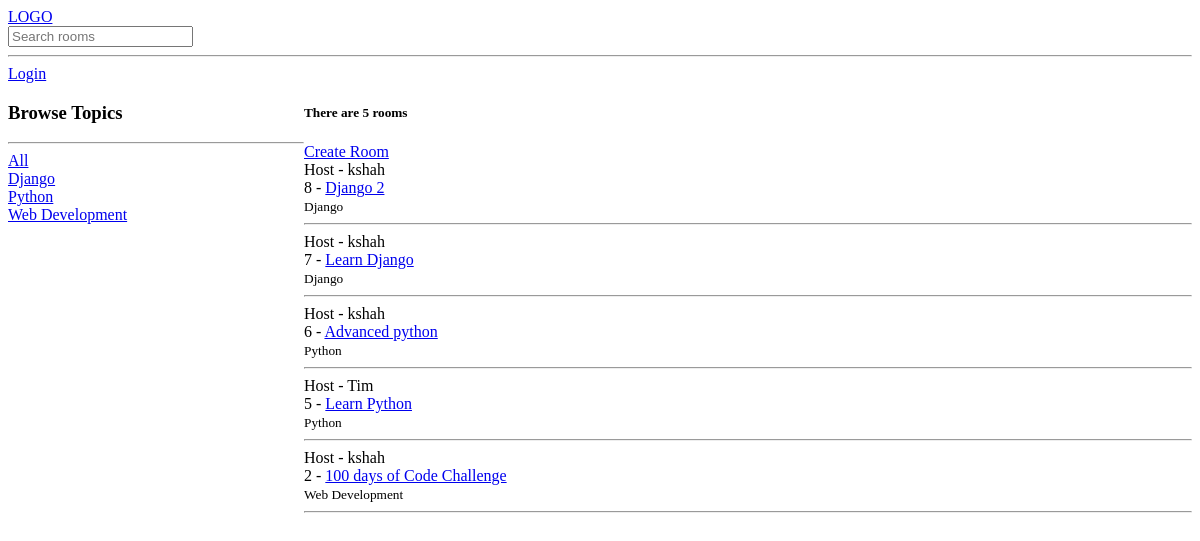
Before: / with the older database file.
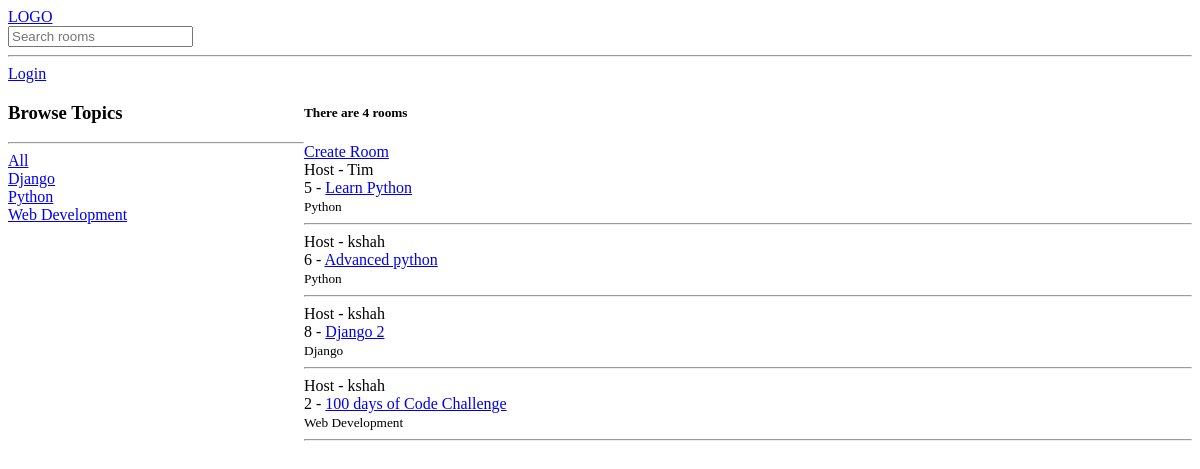
After: the same page with the newer database file.
### base/models.py (models this page shows, shortened)
class Topic(models.Model):
    name = models.CharField(max_length=200)
    def __str__(self):
        return self.name

class Room(models.Model):
    host = models.ForeignKey(User, on_delete=models.SET_NULL, null=True )
    title = models.ForeignKey(Topic, on_delete=models.SET_NULL, null=True)
    name = models.CharField(max_length=200)
    description = models.TextField(null=True, blank=True)
    participants = models.ManyToManyField(User, related_name='participants', blank=True)
    updated = models.DateTimeField(auto_now = True)
    created = models.DateTimeField(auto_now_add = True)
    class Meta:
        ordering = ['-updated', '-created']  # - is for descending order

### base/views.py (the view)
# urls.py: path('', views.home, name="home"),
def home(request):
    q = request.GET.get('q') if request.GET.get('q') !=None  else ''
    rooms = Room.objects.filter(
        Q(title__name__icontains=q)|
        Q(name__icontains = q)|
        Q(description__icontains =q)
    )
    topics = Topic.objects.all()
    countrooms = rooms.count()
    context = {'rooms': rooms, 'topics':topics, 'countrooms':countrooms}
    return render(request, 'base/home.html', context)

### base/templates/base/home.html (shortened to what this page needs)
{% extends 'main.html' %}
{% block content %}
<div class="home-container">
    <div>
        <h3>Browse Topics</h3>
        <hr>
        <div>
            <a href="{% url 'home' %}">All</a><br>
        </div>
        {% for topic in topics %}
        <div>
            <a href="{% url 'home' %}?q={{topic.name}}">{{topic.name}}</a>
            <br>
        </div>
    {% endfor %}
    </div>
    <div>
        <h5>There are {{ countrooms }} rooms</h5>
        <a href='{% url "create-room" %}'> Create Room </a>
        <div>
            {% for room in rooms %}
                <div>
                    <span>Host - {{room.host.username}}</span><br>
                    {{room.id}} - <a href="{% url 'room' room.id %}">{{room.name}}</a><br>
                    <small>{{room.title}}</small>
                    <hr>
                </div>
            {% endfor %}
        </div>
    </div>
</div>
{% endblock content %}

### templates/main.html (shortened to what this page needs)
<!DOCTYPE html>
<html lang="en">
<head>
</head>
<body>
    {% include 'navbar.html' %}
    {% block content %}
    {% endblock %}
</body>
</html>

### templates/navbar.html
<a href="/">LOGO</a>
<form action="{% url 'home' %}" method="GET">
    <input type="text" name="q" placeholder="Search rooms" >
</form>
<HR>
    {% if request.user.is_authenticated %}
    <p>Hello {{request.user}}</p>
    <a href="{% url 'logout' %}">Logout</a>
    {% else %}
    <a href="{% url 'login' %}">Login</a>
    {% endif %}

### base/templates/base/home.html (style rules this page uses)
.home-container { display: grid; grid-template-columns: 1fr 3fr; }

Changed rows visible on the page:
removed Room: host.username "kshah", id "7", name "Learn Django", title "Django"
changed Room "Learn Python": moves up the list
changed Room "Advanced python": moves down the list
Other visible differences:
{{ countrooms }}: "5" → "4"
